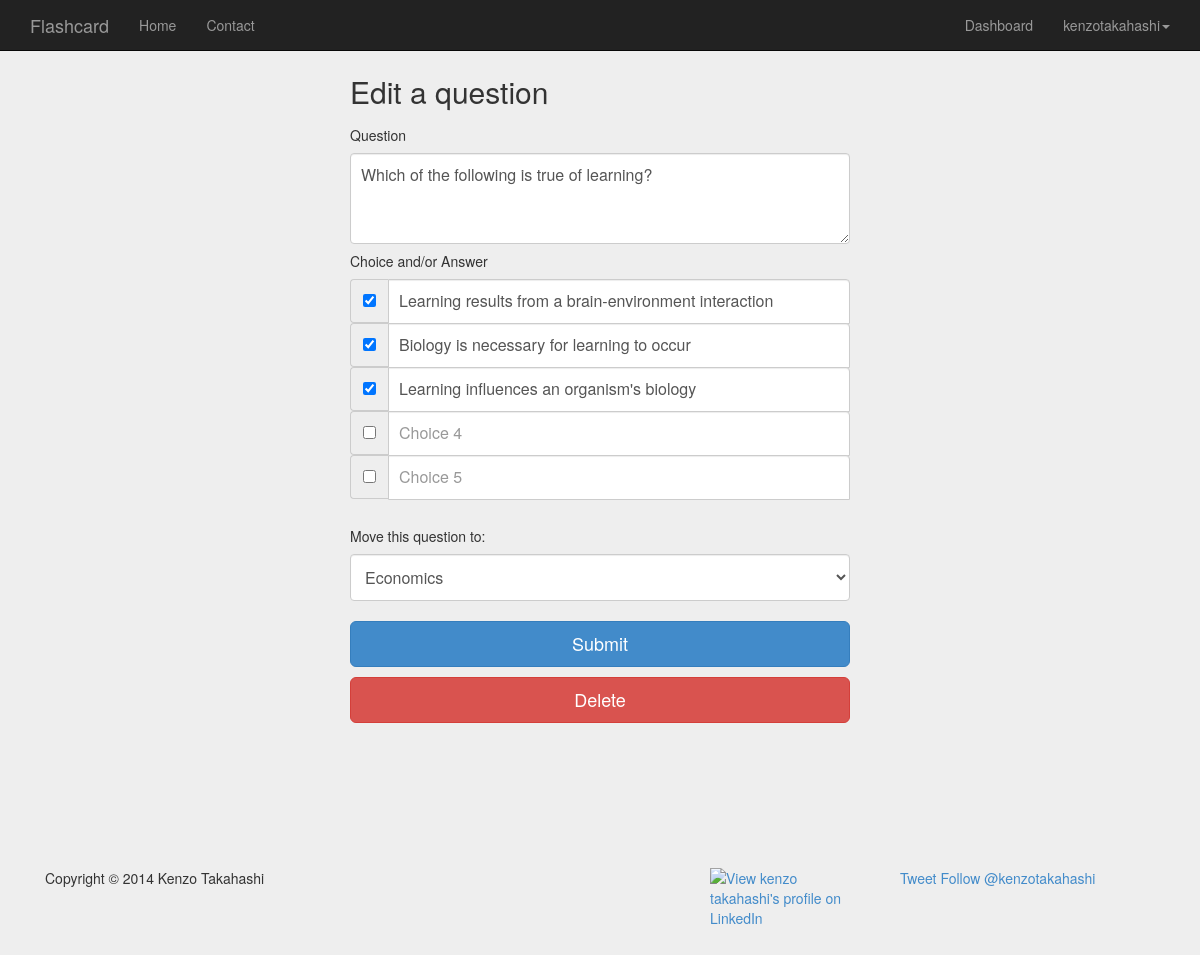
Page /edit_question/13/ (signed in) on the committed database.
### flash/models.py (models this page shows, shortened)
class Question(models.Model):
	question = models.TextField()
	questionType = models.CharField(max_length=24, blank=True)
	cardSet = models.ForeignKey(CardSet, blank=True)
	created = models.DateTimeField(auto_now_add=True)
	lastModified = models.DateTimeField(auto_now=True)
	choice1 = models.CharField(max_length=128, null=True, blank=True)
	choice2 = models.CharField(max_length=128, null=True, blank=True)
	choice3 = models.CharField(max_length=128, null=True, blank=True)
	choice4 = models.CharField(max_length=128, null=True, blank=True)
	choice5 = models.CharField(max_length=128, null=True, blank=True)
	isAnswer1 = models.BooleanField(default=False)
	isAnswer2 = models.BooleanField(default=False)
	isAnswer3 = models.BooleanField(default=False)
	isAnswer4 = models.BooleanField(default=False)
	isAnswer5 = models.BooleanField(default=False)

class CardSet(models.Model):
	ME = 'me'
	EVERYONE = 'eo'
	PEOPLE_WTH_PW = 'pw'
	VISIBLE_TO = (
		('me', 'just me'),
		('eo', 'everyone'),
		('pw', 'people with a password...')
	)
	name = models.CharField(max_length=48)
	user = models.ForeignKey(User)
	visibleTo = models.CharField(max_length=2, choices=VISIBLE_TO, default=ME)
	created = models.DateTimeField(auto_now_add=True)
	lastModified = models.DateTimeField(auto_now=True)
	view = models.IntegerField(default=0)
	password = models.CharField(max_length=24, null=True, blank=True)

### flash/views.py (the view)
# urls.py: url(r'^edit_question/(?P<question_id>\d+)/$', views.editQuestion, name='editQuestion'),
@login_required
def editQuestion(request, question_id):
	context = RequestContext(request)
	question = Question.objects.get(pk=question_id)
	cardSetList = CardSet.objects.filter(user=request.user)
	message = ""
	questionType = ""
	if request.method == 'POST':
		questionForm = QuestionForm(request.POST, instance=question)
		if questionForm.is_valid():
			question = questionForm.save(commit=False)
			question, questionType = classifyQuestionType(question)
			if questionType != "Invalid":
				question.questionType = questionType
				selectedCardSet = request.POST['cardSet']
				question.cardSet = CardSet.objects.get(name=selectedCardSet)
				question.save()
				question.cardSet.save()
				message = "Question successfully edited."
				questionType = "The questionType is: " + questionType
			else:
				questionType = "The Question is invalid"
		else:
			print questionForm.errors
	else:
		questionForm = QuestionForm(instance=question)
	context_dict = {'questionForm': questionForm, 'message': message, 'question': question,
					'questionType': questionType, 'cardSetList': cardSetList}
	return render_to_response('flash/editQuestion.html', context_dict, context)

### flash/forms.py
class QuestionForm(forms.ModelForm):
	choice1 = forms.CharField(max_length=128, widget=forms.TextInput(
		attrs={'placeholder': 'Choice 1', 'class': 'form-control'}), required=False)
	choice2 = forms.CharField(max_length=128, widget=forms.TextInput(
		attrs={'placeholder': 'Choice 2', 'class': 'form-control'}), required=False)
	choice3 = forms.CharField(max_length=128, widget=forms.TextInput(
		attrs={'placeholder': 'Choice 3', 'class': 'form-control'}), required=False)
	choice4 = forms.CharField(max_length=128, widget=forms.TextInput(
		attrs={'placeholder': 'Choice 4', 'class': 'form-control'}), required=False)
	choice5 = forms.CharField(max_length=128, widget=forms.TextInput(
		attrs={'placeholder': 'Choice 5', 'class': 'form-control'}), required=False)
	class Meta:
		model = Question
		fields = ['question', 'choice1','choice2','choice3','choice4','choice5',
				  'isAnswer1','isAnswer2','isAnswer3','isAnswer4','isAnswer5']
		widgets = {
			'question': forms.Textarea(
				attrs={'cols': 70, 'rows': 3, 'placeholder': 'Question',
				'class': 'form-control', 'autofocus': True }),
		}

### templates/flash/editQuestion.html (shortened to what this page needs)
{% extends 'flash/base.html' %}
{% load static %}
{% block css %}
<link href="{% static 'css/signin.css'%} " rel="stylesheet">
<link href="{% static 'css/questionform.css'%} " rel="stylesheet">
<link href="{% static 'css/formstyle.css'%} " rel="stylesheet">
{% endblock %}
{% block body %}
  <div class="container">
    <div class="form-signin">
      <form id="category_form" method="post" action="/edit_question/{{ question.id }}/">
        <h2 class="form-signin-heading">Edit a question</h2>
        <h5>Question</h5>
        <p>{{ questionForm.question }}</p>
        <h5>Choice and/or Answer</h5>
        <div class="input-group">
          <span class="input-group-addon">{{ questionForm.isAnswer1 }}</span>
            {{ questionForm.choice1 }}
        </div>
        <div class="input-group">
          <span class="input-group-addon">{{ questionForm.isAnswer2 }}</span>
            {{ questionForm.choice2 }}
        </div>
        <div class="input-group">
          <span class="input-group-addon">{{ questionForm.isAnswer3 }}</span>
            {{ questionForm.choice3 }}
        </div>
        <div class="input-group">
          <span class="input-group-addon">{{ questionForm.isAnswer4 }}</span>
            {{ questionForm.choice4 }}
        </div>
        <div class="input-group">
          <span class="input-group-addon">{{ questionForm.isAnswer5 }}</span>
            {{ questionForm.choice5 }}
        </div>
        <br>
        <h5>Move this question to:</h5>
        <select class="form-control" name="cardSet">
        <option value="{{ question.cardSet.name }}">{{ question.cardSet.name }}</option>
        </select>
        <button class="btn btn-lg btn-primary btn-block" data-loading-text="Loading..." type="submit">Submit</button>
        <button class="btn btn-danger btn-lg btn-block" data-toggle="modal" data-target="#myModal">Delete
        </button>
      </form>
    </div>
  </div>
<br><br><br><br><br><br>
{% endblock %}

### templates/flash/base.html (shortened to what this page needs)
<!DOCTYPE html>
{% load static %}
<html>
<head>
<link href="{% static 'css/bootstrap.min.css'%} " rel="stylesheet">
<link href="{% static 'css/navbar-fixed-top.css'%} " rel="stylesheet">
{% block css %}
{% endblock %}
</head>
<body>
<div class="navbar navbar-inverse navbar-fixed-top" role="navigation">
  <div class="container">
    <div class="navbar-header">
      <a class="navbar-brand" href="/">Flashcard</a>
    </div>
    <div class="navbar-collapse collapse">
      <ul class="nav navbar-nav">
        {% block home %}<li>{% endblock %}<a href="/">Home</a></li>
      </ul>
      <ul class="nav navbar-nav">
        {% block contact %}<li>{% endblock %}<a href="/contact/">Contact</a></li>
      </ul>
      <ul class="nav navbar-nav navbar-right">
      {% if user.is_authenticated %}
        {% block dashboard %}<li>{% endblock %}<a href="/dashboard/0/">Dashboard</a></li>
        <li class="dropdown">
          <a href="#" class="dropdown-toggle" data-toggle="dropdown">{{user.username}}<b class="caret"></b></a>
        </li>
      {% else %}
        {% block signIn %}<li>{% endblock %}<a href="/login">Sign In</a></li>
        {% block signUp %}<li>{% endblock %}<a href="/register/">Sign Up</a></li>
      {% endif %}
      </ul>
    </div>
  </div>
</div>
{% block body %}
{% endblock %}
<footer>
<div class="container">
    <div class="col-xs-6 col-sm-3">
      <p>Copyright &copy; 2014 Kenzo Takahashi</p>
    </div>
    <div class="col-xs-6 col-sm-4">
    </div>
    <div class="col-xs-6 col-sm-2">
    <a href="http://www.linkedin.com/pub/kenzo-takahashi/64/874/739">
      <img src="http://s.c.lnkd.licdn.com/scds/common/u/img/webpromo/btn_viewmy_120x33.png" width="120" height="33" border="0" alt="View kenzo takahashi's profile on LinkedIn"></a>
    </div>
    <div class="col-xs-6 col-sm-3">
      <a href="https://twitter.com/share" class="twitter-share-button" data-via="twitterapi" data-lang="en">Tweet</a>
      <a href="https://twitter.com/kenzotakahashi" class="twitter-follow-button" data-show-count="false" data-lang="en">Follow @kenzotakahashi</a>
    </div>
</div>
</footer>
</body>
</html>

### static/css/navbar-fixed-top.css (style rules this page uses)
body { padding-top: 70px; }

### static/css/signin.css (style rules this page uses)
body { padding-top: 40px; padding-bottom: 40px; background-color: #eee; }
.form-signin { max-width: 330px; padding: 15px; margin: 0 auto; }
.form-signin .form-signin-heading, .form-signin .checkbox { margin-bottom: 20px; }
.form-signin .form-control { position: relative; font-size: 16px; height: auto; padding: 10px; -webkit-box-sizing: border-box; -moz-box-sizing: border-box; box-sizing: border-box; }
.form-signin input[type="text"] { margin-bottom: -1px; border-bottom-left-radius: 0; border-bottom-right-radius: 0; }
.btn { margin-top: 20px; margin-bottom: 10px; }

### static/css/questionform.css (style rules this page uses)
.form-signin { max-width: 530px; padding: 15px; margin: 0 auto; }

### rows in the picture
Question: question "Which of the following is true of learning?", isAnswer1 "☑", choice1 "Learning results from a brain-environment interaction", isAnswer2 "☑", choice2 "Biology is necessary for learning to occur", isAnswer3 "☑", choice3 "Learning influences an organism's biology", cardSet "Economics"

### other values in the picture
{{ user.username }} "kenzotakahashi"
